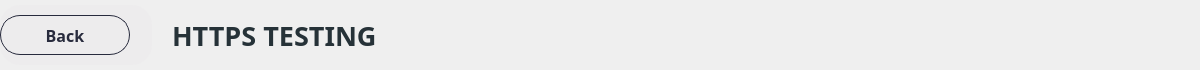
            <widget class="QWidget" name="widget_67" native="true">
             <property name="minimumSize">
              <size>
               <width>1200</width>
               <height>70</height>
              </size>
             </property>
             <property name="maximumSize">
              <size>
               <width>16777215</width>
               <height>70</height>
              </size>
             </property>
             <property name="styleSheet">
              <string notr="true"/>
             </property>
             <widget class="QWidget" name="widget_114" native="true">
              <property name="geometry">
               <rect>
                <x>0</x>
                <y>5</y>
                <width>152</width>
                <height>60</height>
               </rect>
              </property>
              <property name="minimumSize">
               <size>
                <width>0</width>
                <height>60</height>
               </size>
              </property>
              <property name="maximumSize">
               <size>
                <width>16777215</width>
                <height>60</height>
               </size>
              </property>
              <property name="styleSheet">
               <string notr="true">color:rgb(65,155,249);
background-color: rgb(237, 236, 237);
border-radius: 20px;</string>
              </property>
              <layout class="QHBoxLayout" name="horizontalLayout_54">
               <item alignment="Qt::AlignLeft">
                <widget class="QPushButton" name="btn_backHttps">
                 <property name="minimumSize">
                  <size>
                   <width>130</width>
                   <height>40</height>
                  </size>
                 </property>
                 <property name="maximumSize">
                  <size>
                   <width>130</width>
                   <height>40</height>
                  </size>
                 </property>
                 <property name="font">
                  <font>
                   <family>Barlow</family>
                   <pointsize>12</pointsize>
                   <weight>75</weight>
                   <bold>true</bold>
                  </font>
                 </property>
                 <property name="cursor">
                  <cursorShape>PointingHandCursor</cursorShape>
                 </property>
                 <property name="styleSheet">
                  <string notr="true">QPushButton {    
    border: 1px solid rgba(40,43,61,255) ;
    border-radius: 20px;
    padding: 5px 10px;
	color: rgba(40,43,61,255) ;
}

QPushButton:hover {
    background-color: ;
}
</string>
                 </property>
                 <property name="text">
                  <string>Back</string>
                 </property>
                 <property name="icon">
                  <iconset>
                   <normaloff>../icons/icons8-go-back-45.png</normaloff>../icons/icons8-go-back-45.png</iconset>
                 </property>
                 <property name="iconSize">
                  <size>
                   <width>35</width>
                   <height>35</height>
                  </size>
                 </property>
                </widget>
               </item>
              </layout>
             </widget>
             <widget class="QLabel" name="label_headofHttpstesting">
              <property name="geometry">
               <rect>
                <x>152</x>
                <y>15</y>
                <width>500</width>
                <height>40</height>
               </rect>
              </property>
              <property name="minimumSize">
               <size>
                <width>500</width>
                <height>40</height>
               </size>
              </property>
              <property name="maximumSize">
               <size>
                <width>500</width>
                <height>40</height>
               </size>
              </property>
              <property name="font">
               <font>
                <family>Barlow</family>
                <pointsize>20</pointsize>
                <weight>75</weight>
                <bold>true</bold>
               </font>
              </property>
              <property name="styleSheet">
               <string notr="true">color: rgb(38, 50, 56);</string>
              </property>
              <property name="text">
               <string>HTTPS TESTING</string>
              </property>
              <property name="alignment">
               <set>Qt::AlignLeading|Qt::AlignLeft|Qt::AlignVCenter</set>
              </property>
              <property name="indent">
               <number>20</number>
              </property>
             </widget>
            </widget>
